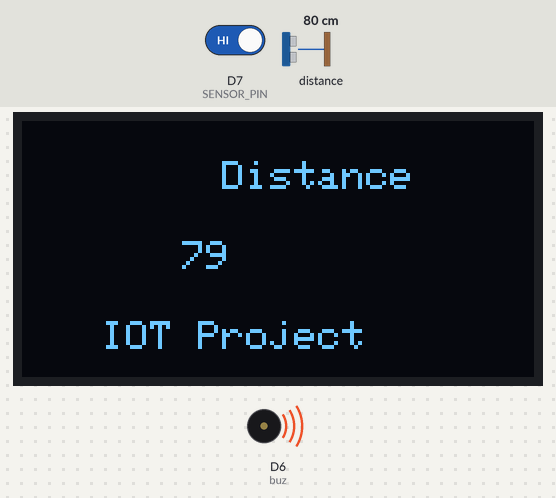
This sketch was run on a simulated ESP8266 (NodeMCU). Shown: 128×64 one-colour display, buzzer (waves = sounding, pin HIGH). Wiring (inferred from the names in the program): ultrasonic range finder: trigger D4; echo D3. The test bench sets the inputs (shaded band); at power-on: distance to the obstacle 80 cm, D7 (SENSOR_PIN) HIGH. The echo pulse lasts 58.3 µs per cm; WiFi joins after 1.5 s; servers stay silent unless stated; pins used as bus, display or sensor lines are not drawn; what the sketch prints to the serial monitor is not drawn.

Above: at 2.7 s.
2.8 s: distance to the obstacle set to 2 cm
At 4.4 s:
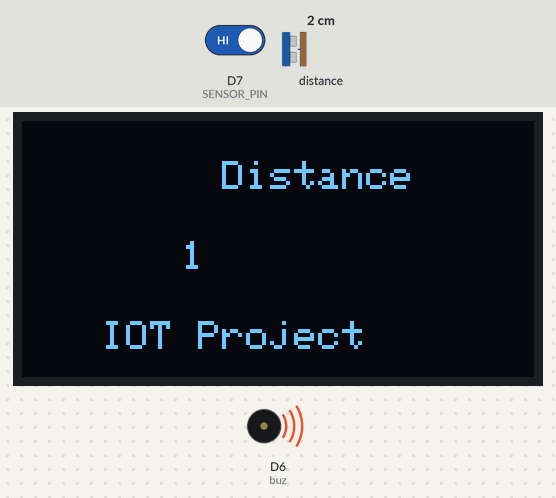
4.7 s: distance to the obstacle set to 4 cm
At 6.0 s:
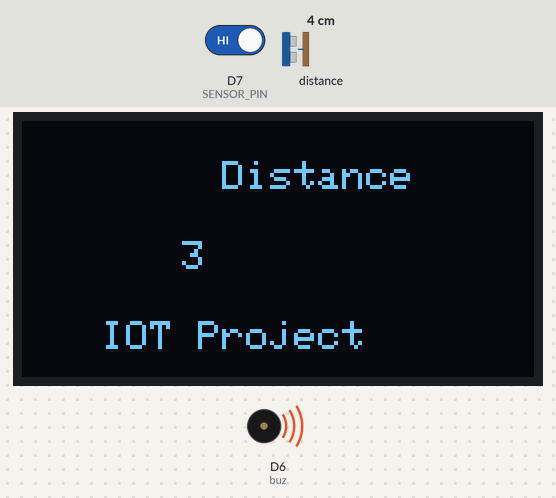
6.6 s: distance to the obstacle set to 9 cm
Timing chart, 0 to 9.6 s (numbered marks = the images above; inputs shaded):
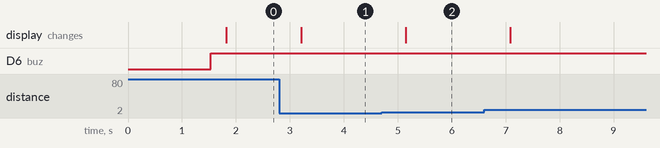

Measured:
- after the input at 2.8 s, the display: changes after 0.41 s (image 1)
- after the input at 4.7 s, the display: changes after 0.45 s (image 2)

The sketch:

Crash_Alert_System.ino
```cpp
/*
  OLED
  SCK---D1
  SDA---D2

  Ultrasonic
  ECHO--D3
  TRIG--D4

  Buzzer(Alert)
  BUZZ--D6

  Tilt Sensor
  TILT--D7
*/

#include <ArduinoJson.h>
#include <ESP8266WiFi.h>
#include <FirebaseArduino.h>
#include <SPI.h>
#include <Wire.h>
#include <Adafruit_GFX.h>
#include <Adafruit_SSD1306.h>

#define FIREBASE_HOST "HOST"
#define FIREBASE_AUTH "Authentication Token"
#define WIFI_SSID "SSID_WIFI"
#define WIFI_PASSWORD  "***Password***"

#define SENSOR_PIN D7
#define OLED_RESET D5
Adafruit_SSD1306 display(OLED_RESET);

#if (SSD1306_LCDHEIGHT != 64)
#error("Height incorrect, please fix Adafruit_SSD1306.h!");
#endif


// defines pins numbers
const int trigPin = 2;  //D4
const int echoPin = 0;  //D3
int  buz=D6;
// defines variables
long duration;
int distance;

void setup() {
Serial.begin(9600); // Starts the serial communication
  display.begin(SSD1306_SWITCHCAPVCC, 0x3C); /* Initialize display with address 0x3C */
  display.clearDisplay();  /* Clear display */
  display.setTextSize(1);  /* Select font size of text. Increases with size of argument. */
  display.setTextColor(WHITE);  /* Color of text*/
pinMode(buz,OUTPUT);
pinMode(SENSOR_PIN, INPUT_PULLUP);
pinMode(trigPin, OUTPUT); // Sets the trigPin as an Output
pinMode(echoPin, INPUT); // Sets the echoPin as an Input
Serial.begin(9600); // Starts the serial communication
WiFi.begin(WIFI_SSID, WIFI_PASSWORD);
  Serial.print("connecting");
  while (WiFi.status() != WL_CONNECTED) {
    Serial.print(".");
    delay(500);
  }
  Firebase.begin(FIREBASE_HOST, FIREBASE_AUTH);
}

void loop() {
// Clears the trigPin
digitalWrite(trigPin, LOW);
delayMicroseconds(2);

// Sets the trigPin on HIGH state for 10 micro seconds
digitalWrite(trigPin, HIGH);
delayMicroseconds(10);
digitalWrite(trigPin, LOW);

// Reads the echoPin, returns the sound wave travel time in microseconds
duration = pulseIn(echoPin, HIGH);

// Calculating the distance
distance= duration*0.034/2;
// Prints the distance on the Serial Monitor
if (distance<=50 || digitalRead(SENSOR_PIN) == HIGH)
{
  digitalWrite(buz,HIGH);
}
else
digitalWrite(buz,LOW);

  // set value
  Firebase.setFloat("Distance", distance);
  // handle error
  if (Firebase.failed()) {
      Serial.print("setting /number failed:");
      Serial.println(Firebase.error());
      return;
  }
  delay(100);

Serial.print("Distance: ");
Serial.println(distance);

 writeOLED();

if (distance <=50)
digitalWrite(D0,HIGH);
//delay(100);
}

void writeOLED(){
  char time[30];
  display.clearDisplay();  /* Clear display */
  sprintf(time, "%d", distance);
  drawStr(50, 10, "Distance");
  drawStr(40, 30, time);
  drawStr(20, 50, "IOT Project");
  display.display();
}

void drawStr(uint8_t x, uint8_t y, char* str){
  display.setCursor(x, y);  /* Set x,y coordinates */
  display.println(str);
}
```
